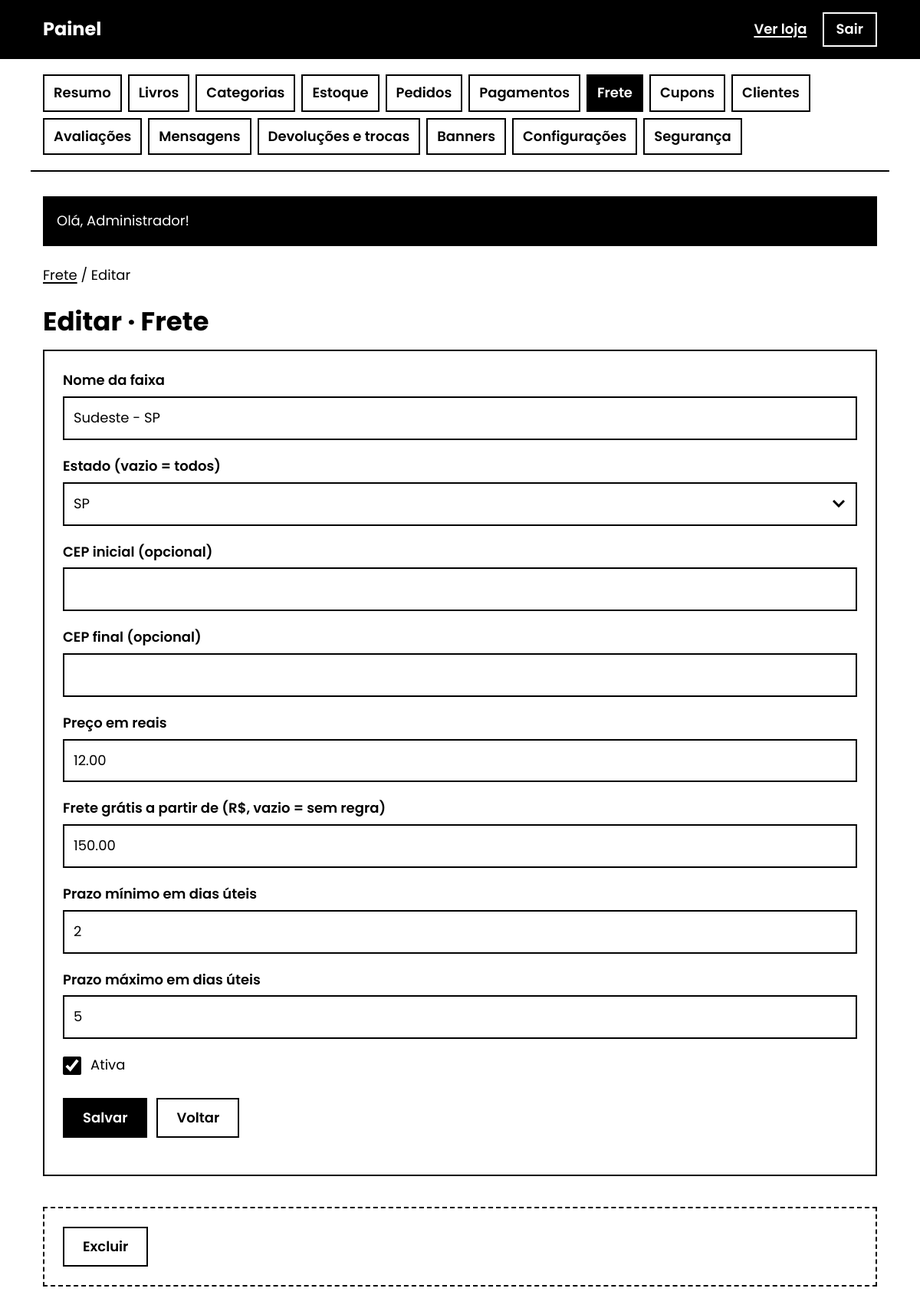
/admin/frete/2/editar (signed in), run on the app's committed database.
### tables this page shows
CREATE TABLE IF NOT EXISTS shipping_rates (
 id INT UNSIGNED AUTO_INCREMENT PRIMARY KEY, name VARCHAR(80) NOT NULL, state CHAR(2) NULL,
 cep_start CHAR(8) NULL, cep_end CHAR(8) NULL, price DECIMAL(10,2) NOT NULL, free_above DECIMAL(10,2) NULL,
 days_min TINYINT UNSIGNED NOT NULL DEFAULT 3, days_max TINYINT UNSIGNED NOT NULL DEFAULT 7,
 active TINYINT(1) NOT NULL DEFAULT 1, created_at DATETIME NOT NULL DEFAULT CURRENT_TIMESTAMP,
 updated_at DATETIME NOT NULL DEFAULT CURRENT_TIMESTAMP ON UPDATE CURRENT_TIMESTAMP,
 KEY idx_shipping_state(state), KEY idx_shipping_cep(cep_start,cep_end), KEY idx_shipping_active(active)
);

### app/controllers/admin/ResourceAdminController.php (called while the page is built, shortened)
<?php
final class ResourceAdminController
{
    private function context(): array
    {
        require_admin();
        $key = explode('/', trim(request_path(), '/'))[1] ?? '';
        $definition = AdminResources::get($key);
        if (!AdminSchema::has($definition['table'])) {
            view('admin/setup', ['title' => 'Atualizar banco'], 'admin');
            exit;
        }
        return [$key, $definition];
    }
    public function edit(int $id): void { $this->form($id); }
    private function form(?int $id, array $values = [], array $errors = []): void
    {
        [$key, $definition] = $this->context();
        $row = $id === null ? null : db_one('SELECT * FROM `' . $definition['table'] . '` WHERE id = ?', [$id]);
        view('admin/resource_form', compact('key', 'definition', 'row', 'values', 'errors', 'extra') + ['title' => $definition['title']], 'admin');
    }
}

### public/index.php (called while the page is built, shortened)
<?php
require dirname(__DIR__) . '/app/bootstrap.php';
$router = new Router();
$router->dispatch((string) ($_SERVER['REQUEST_METHOD'] ?? 'GET'), request_path());

### app/bootstrap.php (called while the page is built, shortened)
<?php
require __DIR__ . '/helpers.php';
require __DIR__ . '/db.php';
require __DIR__ . '/Router.php';
spl_autoload_register(static function (string $class): void {
    foreach (['controllers', 'controllers/admin', 'models', 'payment'] as $dir) {
        $file = __DIR__ . '/' . $dir . '/' . $class . '.php';
        if (is_file($file)) {
            return;
        }
    }
});

### app/models/AdminSchema.php (called while the page is built, shortened)
<?php
final class AdminSchema
{
    public static function has(string $table, ?string $column = null): bool
    {
        static $cache = [];
        $key = $table . '.' . $column;
        if (!array_key_exists($key, $cache)) {
            $cache[$key] = $column === null
                ? (bool) db_value('SELECT COUNT(*) FROM information_schema.tables WHERE table_schema = DATABASE() AND table_name = ?', [$table])
                : (bool) db_value('SELECT COUNT(*) FROM information_schema.columns WHERE table_schema = DATABASE() AND table_name = ? AND column_name = ?', [$table, $column]);
        }
        return $cache[$key];
    }
}

### app/db.php (called while the page is built, shortened)
<?php
function db(): PDO
{
    static $pdo = null;
    if ($pdo instanceof PDO) {
        return $pdo;
    }
    $c = (array) config('db', []);
    $dsn = sprintf(
        'mysql:host=%s;port=%d;dbname=%s;charset=%s',
        (string) ($c['host'] ?? 'localhost'),
        (int) ($c['port'] ?? 3306),
        (string) ($c['name'] ?? ''),
        (string) ($c['charset'] ?? 'utf8mb4')
    );
    $pdo = new PDO($dsn, (string) ($c['user'] ?? ''), (string) ($c['pass'] ?? ''), [
        PDO::ATTR_ERRMODE            => PDO::ERRMODE_EXCEPTION,
        PDO::ATTR_DEFAULT_FETCH_MODE => PDO::FETCH_ASSOC,
        PDO::ATTR_EMULATE_PREPARES   => false,
    ]);
    $pdo->exec("SET time_zone = '" . date('P') . "'");
    return $pdo;
}
function db_run(string $sql, array $params = []): PDOStatement
{
    $st = db()->prepare($sql);
    foreach (array_values($params) as $i => $value) {
        $type = match (true) {
            is_int($value) => PDO::PARAM_INT,
            $value === null => PDO::PARAM_NULL,
            default => PDO::PARAM_STR,
        };
        $st->bindValue($i + 1, $value === null ? null : (is_int($value) ? $value : (string) $value), $type);
    }
    $st->execute();
    return $st;
}
function db_one(string $sql, array $params = []): ?array
{
    $row = db_run($sql, $params)->fetch();
    return $row === false ? null : $row;
}
function db_value(string $sql, array $params = []): mixed
{
    $v = db_run($sql, $params)->fetchColumn();
    return $v === false ? null : $v;
}

### app/models/User.php (called while the page is built, shortened)
<?php
final class User
{
    public static function find(int $id): ?array
    {
        $extra = AdminSchema::has('users', 'active') ? ', active, last_login_at' : '';
        return db_one('SELECT id, name, email, phone, role, created_at' . $extra . ' FROM users WHERE id = ?', [$id]);
    }
}

### app/models/AdminResources.php (called while the page is built, shortened)
<?php
final class AdminResources
{
    public static function get(string $key): array
    {
        $definition = self::definitions()[$key] ?? null;
        return $definition;
    }
}

### app/views/admin/resource_form.php (the view, shortened to what this page needs)
<p class="breadcrumb"><a href="<?= e(url('/admin/' . $key)) ?>"><?= e($definition['title']) ?></a> / <?= $row ? 'Editar' : 'Cadastrar' ?></p>
<h1><?= $row ? 'Editar' : 'Cadastrar' ?> · <?= e($definition['title']) ?></h1>
<form method="post" action="<?= e(url('/admin/' . $key . ($row ? '/' . (int) $row['id'] : ''))) ?>" class="card form-stack" enctype="multipart/form-data">
<?php foreach ($definition['fields'] as $name => $field):
    [$label, $type] = $field; $value = $values[$name] ?? ''; $error = $errors[$name] ?? null;
    $aria = $error ? ' aria-invalid="true" aria-describedby="err-' . e($name) . '"' : '';
?>
<div class="field">
<?php if ($type === 'checkbox'): ?>
    <label class="check"><input type="checkbox" name="<?= e($name) ?>" value="1"<?= (int) $value === 1 ? ' checked' : '' ?>><?= e($label) ?></label>
<?php else: ?>
    <label for="<?= e($name) ?>"><?= e($label) ?></label>
    <?php if ($type === 'select'): ?><select id="<?= e($name) ?>" name="<?= e($name) ?>"<?= $aria ?>><?php foreach ($field[3] as $option => $text): ?><option value="<?= e($option) ?>"<?= (string) $option === (string) $value ? ' selected' : '' ?>><?= e($text) ?></option><?php endforeach; ?></select>
    <?php elseif ($type === 'textarea'): ?><textarea id="<?= e($name) ?>" name="<?= e($name) ?>" maxlength="<?= (int) ($field[3] ?? 5000) ?>" rows="4"<?= $aria ?>><?= e($value) ?></textarea>
    <?php else: ?><input id="<?= e($name) ?>" name="<?= e($name) ?>" value="<?= e($value) ?>" type="<?= $type === 'datetime' ? 'datetime-local' : ($type === 'integer' ? 'number' : 'text') ?>"<?= $type === 'money' ? ' inputmode="decimal"' : '' ?><?= $type === 'integer' ? ' min="0" max="' . (int) ($field[3] ?? 100000) . '" step="1"' : '' ?><?= !empty($field[2]) ? ' required' : '' ?><?= $aria ?>><?php endif; ?>
<?php endif; ?>
</div>
<?php endforeach; ?>
<div class="actions"><button class="btn" type="submit">Salvar</button><a class="btn btn-outline" href="<?= e(url('/admin/' . $key)) ?>">Voltar</a></div>
</form>
<?php if ($row && $definition['delete']): ?><form method="post" class="danger-zone" action="<?= e(url('/admin/' . $key . '/' . (int) $row['id'] . '/excluir')) ?>" data-confirm="Excluir este registro? Esta ação não pode ser desfeita."><?= csrf_field() ?><button class="btn btn-outline">Excluir</button></form><?php endif; ?>

### app/Router.php (shortened to what this page needs)
<?php
final class Router
{
    private array $routes = [];
    private function add(string $method, string $pattern, array $handler): void
    {
        $regex = '#^' . preg_replace('#\{(\w+)\}#', '(?P<$1>[1-9][0-9]{0,9})', $pattern) . '$#';
        $this->routes[] = [$method, $regex, $handler];
    }
    public function dispatch(string $method, string $path): void
    {
        foreach ($this->routes as [$routeMethod, $regex, $handler]) {
            if (!preg_match($regex, $path, $m)) {
                continue;
            }
            $params = [];
            foreach ($m as $key => $value) {
                if (is_string($key)) {
                    $params[] = (int) $value;
                }
            }
            [$class, $action] = $handler;
            (new $class())->$action(...$params);
            return;
        }
    }
}

### public/assets/css/style.css (style rules this page uses)
*, *::before, *::after { box-sizing: border-box; }
html { font-size: 18px; -webkit-text-size-adjust: 100%; }
body { margin: 0; font-family: 'Poppins', Arial, Helvetica, sans-serif; font-size: 18px; line-height: 1.6; color: #000; background: #fff; }
h1, h2, h3 { line-height: 1.25; margin: 0 0 16px; font-weight: 700; }
h1 { font-size: 34px; }
p { margin: 0 0 16px; }
a { color: #000; text-decoration: underline; text-underline-offset: 3px; text-decoration-thickness: 2px; }
.btn { display: inline-flex; align-items: center; justify-content: center; gap: 8px; min-height: 52px; padding: 12px 24px; font: inherit; font-size: 18px; font-weight: 600; line-height: 1.2; color: #fff; background: #000; border: 2px solid #000; border-radius: 0; text-decoration: none; cursor: pointer; text-align: center; }
.btn-outline { background: #fff; color: #000; }
.actions, .cart-actions, .row-actions { display: flex; flex-wrap: wrap; gap: 12px; align-items: center; margin: 24px 0; }
label { display: block; font-weight: 600; margin-bottom: 6px; font-size: 18px; }
input[type="text"], input[type="email"], input[type="password"], input[type="search"], input[type="number"], input[type="tel"], input:not([type]), input[type="file"], select, textarea { width: 100%; font: inherit; font-size: 18px; color: #000; background: #fff; border: 2px solid #000; border-radius: 0; padding: 12px; min-height: 52px; }
input::placeholder, textarea::placeholder { color: #000; opacity: 1; }
select { -webkit-appearance: none; appearance: none; padding-right: 44px; background-repeat: no-repeat; background-position: right 14px center; }
input[type="checkbox"], input[type="radio"] { width: 24px; height: 24px; accent-color: #000; margin: 0; flex: none; }
.field { margin-bottom: 20px; }
.form-stack .btn { margin-top: 4px; }
.check { display: flex; align-items: center; gap: 12px; font-weight: 400; margin: 8px 0 20px; cursor: pointer; }
.card { border: 2px solid #000; padding: 24px; background: #fff; }
.breadcrumb { margin-bottom: 24px; }
.danger-zone { border: 2px dashed #000; padding: 24px; margin-top: 40px; }

### data on the page
shipping_rates: name "Sudeste - SP", price "12.00", free_above "150.00", days_min "2", days_max "5"

### other printed values
$label "Resumo"
$label "Livros"
$label "Categorias"
$label "Estoque"
$label "Pedidos"
$label "Pagamentos"
$label "Frete"
$label "Cupons"
$label "Clientes"
$label "Avaliações"
$label "Mensagens"
$label "Devoluções e trocas"
$label "Banners"
$label "Configurações"
$label "Segurança"
